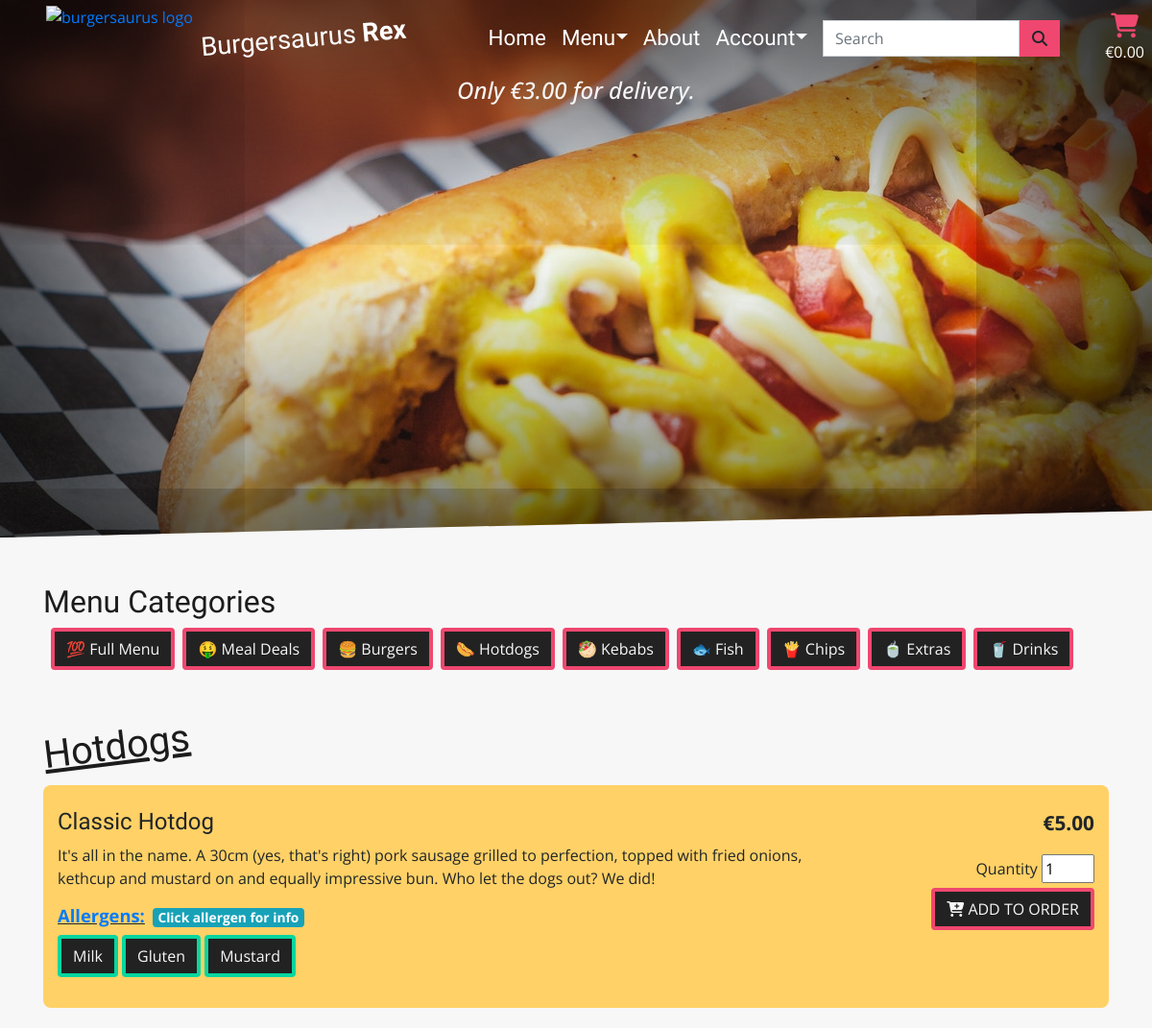
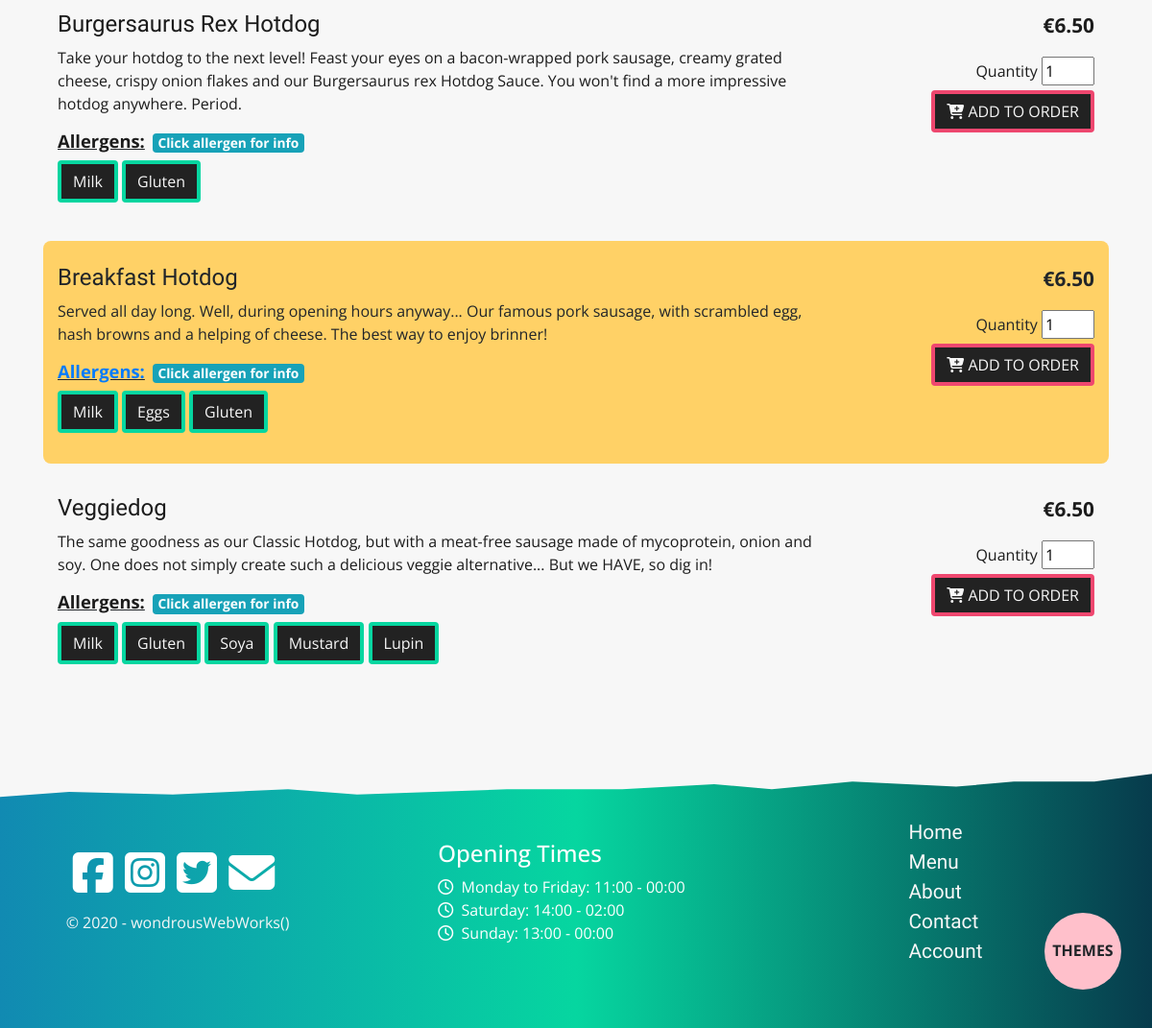
Page /menu/?category=hotdogs on the committed database (2 pictures, top to bottom).
### images/models.py (models this page shows)
class Image(models.Model):
    page = models.ForeignKey('Page', null=True, blank=True, on_delete=models.SET_NULL)
    image_name = models.CharField(max_length=254, null=False, blank=False, default='default')
    image_friendly_name = models.CharField(max_length=254, null=False, blank=False, default='Default')
    image = models.ImageField(upload_to='images/', null=True, blank=False)

### menu/models.py (models this page shows, shortened)
class Category(models.Model):
    class Meta:
        verbose_name_plural = 'Categories'
    name = models.CharField(max_length=254)
    friendly_name = models.CharField(max_length=254, null=True, blank=True)
    def __str__(self):
        return self.name

class Product(models.Model):
    category = models.ForeignKey('Category', null=True, blank=True,
                                 on_delete=models.SET_NULL)
    name = models.CharField(max_length=254, null=True, blank=True)
    description = models.TextField()
    price = models.DecimalField(max_digits=4, decimal_places=2)
    is_vegetarian = models.BooleanField(default=False)
    allergens = models.ManyToManyField('Allergen')

class Allergen(models.Model):
    name = models.CharField(max_length=254)
    friendly_name = models.CharField(max_length=254, null=True, blank=True)
    info_url = models.CharField(max_length=254, null=True, blank=True)

### menu/views.py (the view, shortened to what this page needs)
# urls.py: path('menu/', include('menu.urls')),
def menu(request):
    menu = Product.objects.all()
    images = Image.objects.all()
    categories = None
    query = None
    image = None
    if request.GET:
        if 'category' in request.GET:
            categories = request.GET['category'].split(',')
            menu = menu.filter(category__name__in=categories)
            categories = Category.objects.filter(name__in=categories)
            if categories:
                image = images.filter(image_name__icontains=categories[0])
            if image:
                image = image[0]
            else:
                image = images.filter(image_name__icontains='default')
    context = {
        'menu': menu,
        'categories': categories,
        'query': query,
        'image': image,
    }
    return render(request, 'menu/menu.html', context)

### cart/contexts.py (called while the page is built, shortened)
def cart_content(request):
    cart_items = []
    sub_total = 0
    order_total = 0
    product_count = 0
    delivery_threshold = settings.DELIVERY_THRESHOLD
    delivery_charge = settings.DELIVERY_CHARGE
    cart = request.session.get('cart', {})
    order_total = delivery_charge + sub_total
    context = {
        'cart_items': cart_items,
        'sub_total': sub_total,
        'product_count': product_count,
        'delivery_threshold': delivery_threshold,
        'delivery_charge': delivery_charge,
        'order_total': order_total,
    }
    return context

### menu/templates/menu/menu.html (shortened to what this page needs)
{% extends 'base.html' %}
{% block header %}
    {% if categories %}
        <section id="menu-header" class="header-container container-fluid" style="background: url('{{ image.image.url }}');background-attachment: fixed;"></section>
    {% else %}
        <section id="menu-header" class="header-container container-fluid" style="background: url('https://res.cloudinary.com/wondrouswebworks/image/upload/v1592585702/burgersaurus/burger-close-up.jpg');background-attachment: fixed;"></section>
    {% endif %}
{% endblock %}
{% block content %}
<article id="menu" class="container">
    <h2 class="mt-5 light-or-dark-mode-font-color">Menu Categories</h2>
    <ul id="menu-nav" class="nav">
        <li class="nav-item">
            <a class="nav-link btn-custom colour-2-border btn-background-and-colour ml-2 mb-2 d-xs-block d-sm-inline-block" href="{% url 'menu' %}">💯 Full Menu</a>
        </li>
        <li class="nav-item">
            <a class="nav-link btn-custom colour-2-border btn-background-and-colour ml-2 mb-2 d-xs-block d-sm-inline-block" href="{% url 'menu' %}?category=meal-deals">🤑 Meal Deals</a>
        </li>
        <li class="nav-item">
            <a class="nav-link btn-custom colour-2-border btn-background-and-colour ml-2 mb-2 d-xs-block d-sm-inline-block" href="{% url 'menu' %}?category=burgers">🍔 Burgers</a>
        </li>
        <li class="nav-item">
            <a class="nav-link btn-custom colour-2-border btn-background-and-colour ml-2 mb-2 d-xs-block d-sm-inline-block" href="{% url 'menu' %}?category=hotdogs">🌭 Hotdogs</a>
        </li>
        <li class="nav-item">
            <a class="nav-link btn-custom colour-2-border btn-background-and-colour ml-2 mb-2 d-xs-block d-sm-inline-block" href="{% url 'menu' %}?category=kebabs">🥙 Kebabs</a>
        </li>
        <li class="nav-item">
            <a class="nav-link btn-custom colour-2-border btn-background-and-colour ml-2 mb-2 d-xs-block d-sm-inline-block" href="{% url 'menu' %}?category=fish">🐟 Fish</a>
        </li>
        <li class="nav-item">
            <a class="nav-link btn-custom colour-2-border btn-background-and-colour ml-2 mb-2 d-xs-block d-sm-inline-block" href="{% url 'menu' %}?category=chips">🍟 Chips</a>
        </li>
        <li class="nav-item">
            <a class="nav-link btn-custom colour-2-border btn-background-and-colour ml-2 mb-2 d-xs-block d-sm-inline-block" href="{% url 'menu' %}?category=extras">🍵 Extras</a>
        </li>
        <li class="nav-item">
            <a class="nav-link btn-custom colour-2-border btn-background-and-colour ml-2 mb-2 d-xs-block d-sm-inline-block" href="{% url 'menu' %}?category=drinks">🥤 Drinks</a>
        </li>
    </ul>
    {% if categories %}
        {% for category in categories %}
            <h1 class="mt-5 mb-3 d-inline-block page-heading light-or-dark-mode-font-color">{{ category.friendly_name }}</h1>
        {% endfor %}
    {% else %}
        {% if query %}
            <h1 class="mt-5 mb-3 d-inline-block page-heading light-or-dark-mode-font-color">Search: {{ query }}</h1>
        {% endif %}
    {% endif %}
    {% if not menu %}
        <h3 class="open-sans mt-4 text-small light-or-dark-mode-font-color">Oops! No products were found matching your category or query...</h3>
    {% else %}
        {% for menu_item in menu %}
            <div class="row list-item py-4 mb-2 mx-auto" {% if not forloop.first %}data-aos="fade-up" data-aos-duration="1000" data-aos-easing="ease-in-out"{% endif %}>
                <div class="col-sm-9">
                    <h3 {% if forloop.counter|divisibleby:2 %} class="light-or-dark-mode-font-color"{% endif %}>{{ menu_item.name }}</h3>
                    <p {% if forloop.counter|divisibleby:2 %} class="light-or-dark-mode-font-color"{% endif %}>{{ menu_item.description }}</p>
                    {% if menu_item.allergens.all %}
                        <h4><a {% if forloop.counter|divisibleby:2 %} class="light-or-dark-mode-font-color"{% endif %} href="https://erudus.com/14-major-food-allergens-for-eu-food-information-for-consumers/" target="blank"><strong>Allergens:</strong></a><span class="badge badge-info ml-2">Click allergen for info</span></h4>
                        {% for allergen in menu_item.allergens.all %}
                            <a href="{{ allergen.info_url }}" target="_blank" class="btn-custom colour-1-border btn-background-and-colour mb-2 d-xs-block d-sm-inline-block">{{ allergen.friendly_name }}</a>
                        {% endfor %}
                    {% endif %}
                </div>
                <div class="col-sm-3 price-and-add-button text-right">
                    <p class="text-right {% if forloop.counter|divisibleby:2 %}light-or-dark-mode-font-color{% endif %}"><strong>€{{ menu_item.price }}</strong></p>
                    <form class="form" action="{% url 'add_to_cart' menu_item.id %}" method="POST">
                        <label {% if forloop.counter|divisibleby:2 %} class="light-or-dark-mode-font-color"{% endif %} for="id_qty_{{ menu_item.id }}">Quantity</label>
                        <input type="number" name="quantity" value="1" min="1" max="99">
                        <a class="add-to-cart-link btn-custom colour-2-border btn-background-and-colour ml-2 mb-2 d-xs-block d-sm-inline-block" data-id="{{ menu_item.id }}"><i class="fas fa-cart-plus"></i>  ADD TO ORDER</a>
                    </form>
                </div>
            </div>
        {% endfor %}
    {% endif %}
</article>
{% endblock %}

### static/css/base.css (style rules this page uses)
:root { --colour-1: 6, 214, 160;--colour-2: 239, 71, 111;--colour-3: 255, 209, 102;--colour-4: 17, 138, 178;--colour-5: 7, 59, 76;--body-colour: 247, 247, 247;--heading-colour: 28, 28, 28;--card-heading-colour: 247, 247, 247;--card-heading-background-colour: 28, 28, 28;--box-shadow-colour: 51, 51, 51;--success-toast-bg: 204, 255, 153;--success-toast-color: 53, 102, 0;--error-toast-bg: 255, 153, 153;--error-toast-color: 128, 0, 0;--info-toast-bg: 153, 204, 255;--info-toast-color: 0, 51, 102;--warning-toast-bg: 255, 214, 153;--warning-toast-color: 153, 92, 0 }
.colour-1-border { border:4px solid rgba(var(--colour-1), 1) }
.colour-2-border { border:4px solid rgba(var(--colour-2), 1) }
.light-or-dark-mode-font-color { color:rgba(var(--heading-colour), 1) }
html { scroll-behavior:smooth }
body { font-size:16px;font-family:'Open Sans', sans-serif;background-color:rgba(var(--body-colour), 1);overflow-x:hidden }
* { scrollbar-width:thin;scrollbar-color:rgba(var(--colour-3), 1) #111 }
.row { width:100% !important }
h1,h2,h3 { font-family:'Miltonian Tattoo', sans-serif }
a { cursor:pointer !important }
.btn-custom { display:inline-block;font-weight:400;text-align:center;vertical-align:middle;background-color:rgba(var(--body-colour), 1);padding:.375rem .75rem;font-size:1rem;line-height:1.5;border-radius:.25rem;text-decoration:none !important;transition:all .15s ease-in-out }
.btn-background-and-colour { background-color:#222;color:#f7f7f7 !important }
.page-heading { transform:rotateZ(-7deg);font-size:2.5rem;text-decoration:underline }
.list-item:nth-child(even) { background-color:rgba(var(--colour-3), 1);border-radius:.5rem }
#menu h3 { font-size:1.5rem }
#menu h4 { font-size:1.15rem;text-decoration:underline }
#menu .price-and-add-button p { font-size:1.3rem }
.header-container { height:70vh;background-position:center;background-size:cover;background-attachment:fixed;clip-path:polygon(0 0, 100% 0%, 100% 95%, 0% 100%);box-shadow:inset 5rem 5rem 16rem #000, inset -5rem -5rem 16rem #000;display:flex;flex-direction:column;justify-content:center;align-items:center }

### rows in the picture
Image: image (picture)
Category: friendly_name "Hotdogs"
Product: name "Classic Hotdog", description "It's all in the name. A 30cm (yes, that's right) pork sausage grilled to perfection, topped with fried onions, kethcup and mustard on and equally impressive bun. Who let the dogs out? We did!", price "5.00"
Allergen: friendly_name "Milk"
Allergen: friendly_name "Gluten"
Allergen: friendly_name "Mustard"
Product: name "Burgersaurus Rex Hotdog", description "Take your hotdog to the next level! Feast your eyes on a bacon-wrapped pork sausage, creamy grated cheese, crispy onion flakes and our Burgersaurus rex Hotdog Sauce. You won't find a more impressive hotdog anywhere. Period.", price "6.50"
Product: name "Breakfast Hotdog", description "Served all day long. Well, during opening hours anyway... Our famous pork sausage, with scrambled egg, hash browns and a helping of cheese. The best way to enjoy brinner!", price "6.50"
Allergen: friendly_name "Eggs"
Product: name "Veggiedog", description "The same goodness as our Classic Hotdog, but with a meat-free sausage made of mycoprotein, onion and soy. One does not simply create such a delicious veggie alternative... But we HAVE, so dig in!", price "6.50"
Allergen: friendly_name "Soya"
Allergen: friendly_name "Lupin"

### other values in the picture
{{ delivery_charge|floatformat:2 }} "3.00"
